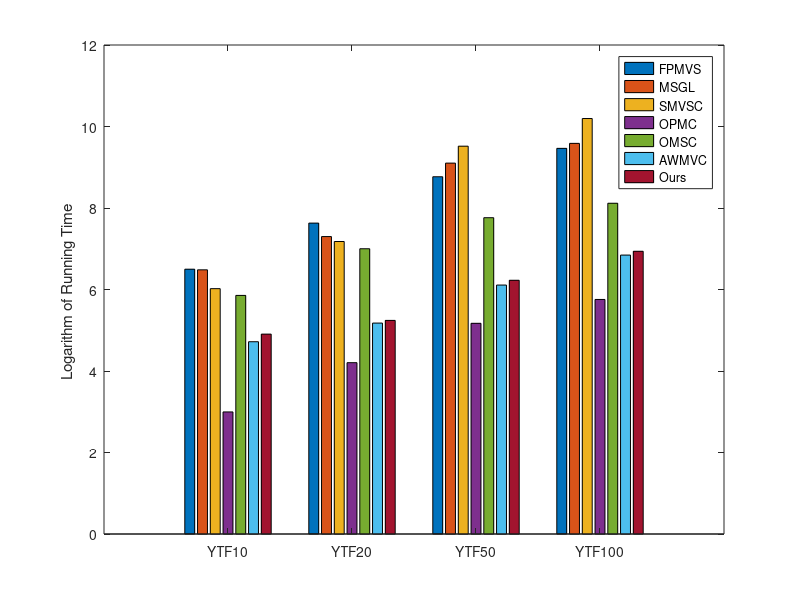

The MATLAB script that drew this image:
x=[1 2 3 4];
 y=[log(664) log(654) log(412) log(20) log(349) log(112) log(135);
     log(2058) log(1479) log(1310) log(67) log(1097) log(177) log(189);
     log(6420) log(8970) log(13590) log(176) log(2350) log(450) log(506);
     log(12882) log(14562) log(26788) log(316) log(3350) log(939) log(1031)]; 
 figureHandle = figure;
 bar(x,y);
 hYLabel1 = ylabel('Logarithm of Running Time ');
 hLegend = legend( 'FPMVS','MSGL' ,'SMVSC' ,'OPMC', 'OMSC','AWMVC','Ours');

set(gca, 'FontName', 'Helvetica', 'FontSize', 10)
 
set(gca,'xTicklabel',{'YTF10','YTF20','YTF50','YTF100'})
fileout = 'test';
print(figureHandle,[fileout,'.png'],'-r600','-dpng');
